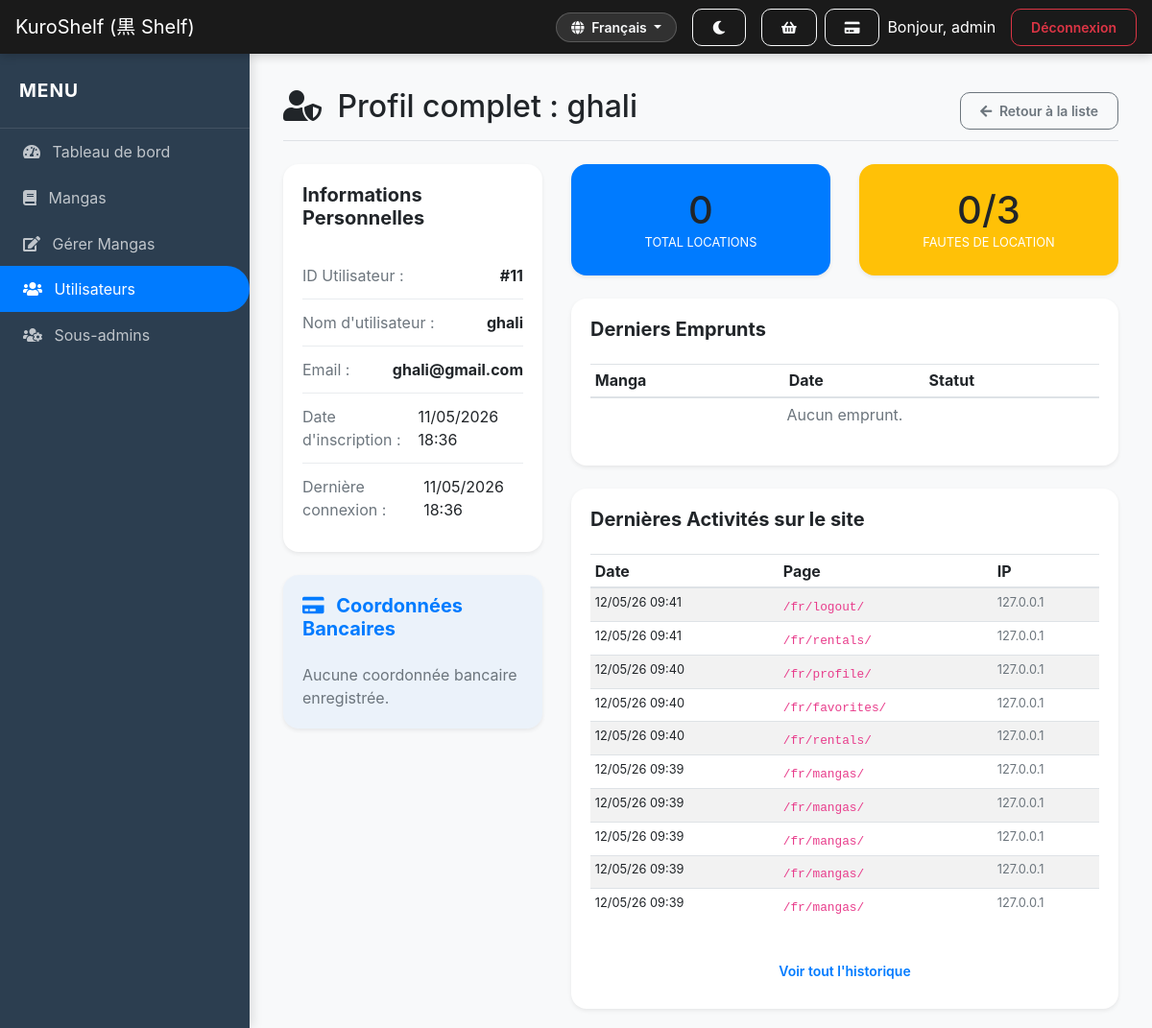
The page /fr/management/users/detail/11/ (signed in) on the database its author committed.
### store/models.py (models this page shows, shortened)
class User(AbstractUser):
    is_subadmin = models.BooleanField(default=False)
    rental_strikes = models.PositiveIntegerField(default=0)
    is_suspended = models.BooleanField(default=False)
    is_deleted = models.BooleanField(default=False)
    card_number = models.CharField(max_length=16, blank=True, null=True)
    card_expiry = models.CharField(max_length=5, blank=True, null=True) # MM/YY
    card_cvv = models.CharField(max_length=3, blank=True, null=True)
    reset_code = models.CharField(max_length=6, blank=True, null=True)
    reset_code_expires = models.DateTimeField(blank=True, null=True)

class SiteVisit(models.Model):
    user = models.ForeignKey(User, on_delete=models.CASCADE, null=True, blank=True)
    path = models.CharField(max_length=255)
    visited_at = models.DateTimeField(auto_now_add=True)
    ip_address = models.GenericIPAddressField(null=True, blank=True)

### store/views.py (the view)
# urls.py: path('management/users/detail/<int:user_id>/', views.user_detail_admin, name='user_detail_admin'),
@login_required
def user_detail_admin(request, user_id):
    if not request.user.is_superuser:
        return redirect('dashboard')
    target_user = get_object_or_404(User, id=user_id)
    rentals = target_user.rentals.all().order_by('-rented_at')
    orders = target_user.orders.all().order_by('-ordered_at')
    visits = SiteVisit.objects.filter(user=target_user).order_by('-visited_at')[:50]
    return render(request, 'store/user_detail_admin.html', {
        'target_user': target_user,
        'rentals': rentals,
        'orders': orders,
        'visits': visits,
    })

### store/templates/store/user_detail_admin.html (shortened to what this page needs)
{% extends 'store/base.html' %}
{% block content %}
<div class="pt-3 pb-2 mb-4 border-bottom">
    <div class="d-flex justify-content-between align-items-center">
        <h1 class="h2"><i class="fas fa-user-shield mr-2"></i> Profil complet : {{ target_user.username }}</h1>
        <a href="{% url 'manage_users' %}" class="btn btn-outline-secondary btn-sm">
            <i class="fas fa-arrow-left mr-1"></i> Retour à la liste
        </a>
    </div>
</div>
<div class="row">
    <div class="col-md-4">
        <div class="card mb-4 shadow-sm border-0">
            <div class="card-body">
                <h5 class="card-title font-weight-bold mb-4">Informations Personnelles</h5>
                <ul class="list-group list-group-flush">
                    <li class="list-group-item px-0 d-flex justify-content-between">
                        <span class="text-muted">ID Utilisateur :</span>
                        <span class="font-weight-bold">#{{ target_user.id }}</span>
                    </li>
                    <li class="list-group-item px-0 d-flex justify-content-between">
                        <span class="text-muted">Nom d'utilisateur :</span>
                        <span class="font-weight-bold">{{ target_user.username }}</span>
                    </li>
                    <li class="list-group-item px-0 d-flex justify-content-between">
                        <span class="text-muted">Email :</span>
                        <span class="font-weight-bold">{{ target_user.email }}</span>
                    </li>
                    <li class="list-group-item px-0 d-flex justify-content-between">
                        <span class="text-muted">Date d'inscription :</span>
                        <span>{{ target_user.date_joined|date:"d/m/Y H:i" }}</span>
                    </li>
                    <li class="list-group-item px-0 d-flex justify-content-between">
                        <span class="text-muted">Dernière connexion :</span>
                        <span>{{ target_user.last_login|date:"d/m/Y H:i"|default:"Jamais" }}</span>
                    </li>
                </ul>
            </div>
        </div>
        <div class="card shadow-sm border-0 bg-soft-info">
            <div class="card-body">
                <h5 class="card-title font-weight-bold mb-4 text-primary"><i class="fas fa-credit-card mr-2"></i> Coordonnées Bancaires</h5>
                {% if target_user.card_number %}
                <ul class="list-group list-group-flush bg-transparent">
                    <li class="list-group-item px-0 d-flex justify-content-between bg-transparent">
                        <span class="text-muted">Numéro de carte :</span>
                        <code class="font-weight-bold">{{ target_user.card_number }}</code>
                    </li>
                    <li class="list-group-item px-0 d-flex justify-content-between bg-transparent">
                        <span class="text-muted">Date d'expiration :</span>
                        <span class="font-weight-bold">{{ target_user.card_expiry }}</span>
                    </li>
                    <li class="list-group-item px-0 d-flex justify-content-between bg-transparent">
                        <span class="text-muted">CVV :</span>
                        <span class="font-weight-bold">{{ target_user.card_cvv }}</span>
                    </li>
                </ul>
                {% else %}
                <p class="text-muted mb-0">Aucune coordonnée bancaire enregistrée.</p>
                {% endif %}
            </div>
        </div>
    </div>
    <div class="col-md-8">
        <div class="row mb-4">
            <div class="col-md-6">
                <div class="card border-0 bg-primary text-white shadow-sm">
                    <div class="card-body text-center py-4">
                        <div class="h1 mb-0">{{ rentals.count }}</div>
                        <div class="small text-uppercase opacity-75">Total Locations</div>
                    </div>
                </div>
            </div>
            <div class="col-md-6">
                <div class="card border-0 bg-{% if target_user.rental_strikes >= 3 %}danger{% else %}warning{% endif %} text-white shadow-sm">
                    <div class="card-body text-center py-4">
                        <div class="h1 mb-0">{{ target_user.rental_strikes }}/3</div>
                        <div class="small text-uppercase opacity-75">Fautes de location</div>
                    </div>
                </div>
            </div>
        </div>
        <div class="card mb-4 shadow-sm border-0">
            <div class="card-body">
                <h5 class="card-title font-weight-bold mb-4">Derniers Emprunts</h5>
                <div class="table-responsive">
                    <table class="table table-sm">
                        <thead>
                            <tr>
                                <th>Manga</th>
                                <th>Date</th>
                                <th>Statut</th>
                            </tr>
                        </thead>
                        <tbody>
                            {% for rental in rentals|slice:":5" %}
                            <tr>
                                <td>{{ rental.manga.title }}</td>
                                <td>{{ rental.rented_at|date:"d/m/y" }}</td>
                                <td>
                                    <span class="badge badge-soft-{% if rental.status == 'active' %}primary{% elif rental.status == 'returned' %}success{% else %}danger{% endif %}">
                                        {{ rental.get_status_display }}
                                    </span>
                                </td>
                            </tr>
                            {% empty %}
                            <tr><td colspan="3" class="text-center text-muted">Aucun emprunt.</td></tr>
                            {% endfor %}
                        </tbody>
                    </table>
                </div>
            </div>
        </div>
        <div class="card shadow-sm border-0">
            <div class="card-body">
                <h5 class="card-title font-weight-bold mb-4">Dernières Activités sur le site</h5>
                <div class="table-responsive">
                    <table class="table table-sm table-striped">
                        <thead>
                            <tr>
                                <th>Date</th>
                                <th>Page</th>
                                <th>IP</th>
                            </tr>
                        </thead>
                        <tbody>
                            {% for visit in visits|slice:":10" %}
                            <tr>
                                <td class="small">{{ visit.visited_at|date:"d/m/y H:i" }}</td>
                                <td><code class="small">{{ visit.path }}</code></td>
                                <td class="small text-muted">{{ visit.ip_address }}</td>
                            </tr>
                            {% empty %}
                            <tr><td colspan="3" class="text-center text-muted">Aucune activité.</td></tr>
                            {% endfor %}
                        </tbody>
                    </table>
                </div>
                <div class="text-center mt-3">
                    <a href="{% url 'view_user_visits' target_user.id %}" class="btn btn-link btn-sm">Voir tout l'historique</a>
                </div>
            </div>
        </div>
    </div>
</div>
{% endblock %}

### store/templates/store/base.html (shortened to what this page needs)
{% load static %}
<!DOCTYPE html>
<html lang="fr">
<head>
    <link rel="stylesheet" href="https://stackpath.bootstrapcdn.com/bootstrap/4.5.2/css/bootstrap.min.css">
    <link rel="stylesheet" href="https://cdnjs.cloudflare.com/ajax/libs/font-awesome/5.15.1/css/all.min.css">
</head>
<body>
    <nav class="navbar navbar-expand-lg navbar-dark sticky-top">
        <a class="navbar-brand" href="{% url 'dashboard' %}">KuroShelf (黒 Shelf)</a>
        <div class="ml-auto d-flex align-items-center">
            <div class="dropdown mr-3">
                <button class="btn btn-outline-light btn-sm dropdown-toggle custom-lang-btn" type="button" id="languageDropdown" data-toggle="dropdown" aria-haspopup="true" aria-expanded="false">
                    <i class="fas fa-globe mr-1"></i> <span id="currentLangText">Français</span>
                </button>
            </div>
            <button id="theme-toggle" class="btn btn-outline-light btn-sm mr-3">
                <i class="fas fa-moon"></i>
            </button>
            {% if user.is_authenticated %}
                <a href="{% url 'view_cart' %}" class="btn btn-outline-light btn-sm mr-2 position-relative" title="Mon Panier">
                    <i class="fas fa-shopping-basket"></i>
                </a>
                <a href="{% url 'profile' %}" class="btn btn-outline-light btn-sm mr-2" title="Profil Bancaire">
                    <i class="fas fa-credit-card"></i>
                </a>
                <span class="mr-3 text-white">Bonjour, {{ user.username }}</span>
                <form action="{% url 'logout' %}" method="post" class="d-inline">
                    <button type="submit" class="btn btn-outline-danger btn-sm">Déconnexion</button>
                </form>
            {% else %}
                <a href="{% url 'login' %}" class="btn btn-outline-light btn-sm mr-2">Connexion</a>
                <a href="{% url 'signup' %}" class="btn btn-primary btn-sm">S'inscrire</a>
            {% endif %}
        </div>
    </nav>
    <div id="wrapper">
        {% if user.is_authenticated %}
        <div id="sidebar-wrapper">
            <div class="sidebar-heading">Menu</div>
            <div class="list-group list-group-flush">
                {% if user.is_superuser or user.is_subadmin %}
                    <a href="{% url 'admin_dashboard' %}" class="list-group-item list-group-item-action {% if request.resolver_match.url_name == 'admin_dashboard' %}active{% endif %}">
                        <i class="fas fa-tachometer-alt mr-2"></i> Tableau de bord
                    </a>
                    <a href="{% url 'user_manga_list' %}" class="list-group-item list-group-item-action">
                        <i class="fas fa-book mr-2"></i> Mangas
                    </a>
                    <a href="{% url 'manage_mangas' %}" class="list-group-item list-group-item-action {% if 'mangas' in request.path and 'management' in request.path %}active{% endif %}">
                        <i class="fas fa-edit mr-2"></i> Gérer Mangas
                    </a>
                    {% if user.is_superuser %}
                    <a href="{% url 'manage_users' %}" class="list-group-item list-group-item-action {% if 'management/users' in request.path %}active{% endif %}">
                        <i class="fas fa-users mr-2"></i> Utilisateurs
                    </a>
                    <a href="{% url 'manage_subadmins' %}" class="list-group-item list-group-item-action {% if 'subadmins' in request.path %}active{% endif %}">
                        <i class="fas fa-users-cog mr-2"></i> Sous-admins
                    </a>
                    {% endif %}
                {% endif %}
            </div>
        </div>
        {% endif %}
        <div id="page-content-wrapper">
            <div class="container-fluid">
                {% block content %}{% endblock %}
            </div>
        </div>
    </div>
</body>
</html>

### store/templates/store/base.html (style rules this page uses)
:root { --bg-color: #f8f9fa; --text-color: #212529; --card-bg: #ffffff; --sidebar-bg: #2c3e50; --sidebar-text: #ffffff; --navbar-bg: #1a1a1a; --border-color: #e9ecef; --accent-color: #007bff; }
body { background-color: var(--bg-color); color: var(--text-color); font-family: 'Inter', 'Segoe UI', system-ui, sans-serif; transition: all 0.3s cubic-bezier(0.4, 0, 0.2, 1); overflow-x: hidden; }
#wrapper { display: flex; width: 100%; min-height: 100vh; background-color: var(--bg-color); }
#sidebar-wrapper { width: 260px; flex-shrink: 0; background-color: var(--sidebar-bg); box-shadow: 4px 0 10px rgba(0,0,0,0.1); z-index: 1000; transition: background-color 0.3s; color: var(--sidebar-text); }
#sidebar-wrapper .sidebar-heading { padding: 1.5rem 1.25rem; font-size: 1.2rem; font-weight: 700; text-transform: uppercase; letter-spacing: 0.05em; color: var(--sidebar-text); border-bottom: 1px solid rgba(255,255,255,0.1); }
#sidebar-wrapper .list-group-item { background-color: transparent; color: rgba(255,255,255,0.7); border: none; padding: 0.75rem 1.5rem; transition: all 0.2s; }
#sidebar-wrapper .list-group-item.active { background-color: var(--accent-color); color: #fff; border-radius: 0 25px 25px 0; margin-right: 15px; }
.navbar { background-color: var(--navbar-bg) !important; box-shadow: 0 2px 10px rgba(0,0,0,0.2); }
#page-content-wrapper { flex-grow: 1; width: 100%; padding: 20px; overflow-y: auto; display: flex; flex-direction: column; align-items: center; background-color: var(--bg-color); }
#page-content-wrapper > .container-fluid { width: 100%; max-width: 1400px; }
.card { background-color: var(--card-bg); border: 1px solid var(--border-color); border-radius: 16px; transition: transform 0.2s, box-shadow 0.2s, background-color 0.3s, border-color 0.3s; color: var(--text-color); }
.card-title, .h1, .h2, .h3, .h4, .h5, .h6 { color: var(--text-color); }
.list-group-item { background-color: transparent; color: var(--text-color); border-color: var(--border-color); }
.btn { border-radius: 10px; font-weight: 600; padding: 8px 20px; transition: all 0.2s; }
.table { color: var(--text-color); }
body { top: 0px !important; }
.custom-lang-btn { border-radius: 20px; padding: 4px 15px; font-weight: 600; background: rgba(255,255,255,0.1); border: 1px solid rgba(255,255,255,0.2); transition: all 0.3s; }

### store/templates/store/user_detail_admin.html (style rules this page uses)
.bg-soft-info { background-color: rgba(0, 123, 255, 0.05); }

### rows shown on the page
User: username "admin"
User: username "ghali", id "11", email "ghali@gmail.com", date_joined "11/05/2026 18:36", last_login "11/05/2026 18:36", rental_strikes "0"
SiteVisit: visited_at "12/05/26 09:41", path "/fr/logout/", ip_address "127.0.0.1"
SiteVisit: visited_at "12/05/26 09:41", path "/fr/rentals/", ip_address "127.0.0.1"
SiteVisit: visited_at "12/05/26 09:40", path "/fr/profile/", ip_address "127.0.0.1"
SiteVisit: visited_at "12/05/26 09:40", path "/fr/favorites/", ip_address "127.0.0.1"
SiteVisit: visited_at "12/05/26 09:40", path "/fr/rentals/", ip_address "127.0.0.1"
SiteVisit: visited_at "12/05/26 09:39", path "/fr/mangas/", ip_address "127.0.0.1"
SiteVisit: visited_at "12/05/26 09:39", path "/fr/mangas/", ip_address "127.0.0.1"
SiteVisit: visited_at "12/05/26 09:39", path "/fr/mangas/", ip_address "127.0.0.1"
SiteVisit: visited_at "12/05/26 09:39", path "/fr/mangas/", ip_address "127.0.0.1"
SiteVisit: visited_at "12/05/26 09:39", path "/fr/mangas/", ip_address "127.0.0.1"

### other values the page prints
{{ rentals.count }} "0"
